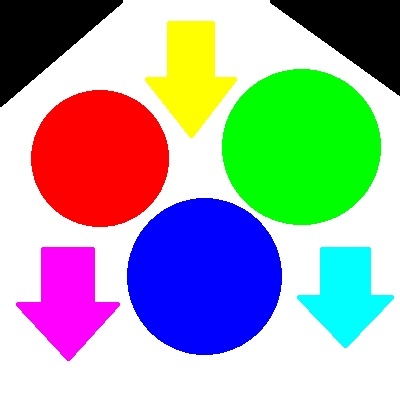
#> input picture Ativ2Cores/cores.jpg, 400 x 400 px
$ python cores.py
#> lines starting #> are read from the running program, lines starting #| are printed output that depends on the picture
# -*- coding: utf-8 -*-
"""
Created on Thu Sep 06 21:56:56 2018

@author: paulo mendes
"""
import cv2, os
import numpy as np
B = 0
G = 1
R = 2
############De RGB para CMY#################
def RGBtoCMY(imgRGB):
    rows = imgRGB.shape[0]
    cols = imgRGB.shape[1]

    imgCMY = imgRGB.copy()

    for i in range(rows):
        for j in range(cols):
            C = 255 - imgRGB[i,j][R]
            M = 255 - imgRGB[i,j][G]
            Y = 255 - imgRGB[i,j][B]

            imgCMY[i,j][R] = C
            imgCMY[i,j][G] = M
            imgCMY[i,j][B] = Y
    return imgCMY
############De RGB para YCrCb#################
def RGBtoYCrCb(imgRGB, delta):
    rows = imgRGB.shape[0]
    cols = imgRGB.shape[1]

    imgYCrCb = imgRGB.copy()

    for i in range(rows):
        for j in range(cols):
            Y = 0.299*imgRGB[i,j][R] + 0.587*imgRGB[i,j][G]+0.114*imgRGB[i,j][B]
            Cr = (imgRGB[i,j][R]-Y)*0.713+delta
            Cb = (imgRGB[i,j][B]-Y)*0.564+delta

            imgYCrCb[i,j][R] = Y
            imgYCrCb[i,j][G] = Cr
            imgYCrCb[i,j][B] = Cb
    return imgYCrCb
############De RGB para YUV#################
def RGBtoYUV(imgRGB):
    rows = imgRGB.shape[0]
    cols = imgRGB.shape[1]

    imgYUV = imgRGB.copy()

    for i in range(rows):
        for j in range(cols):
            Y = 0.299*imgRGB[i,j][R] + 0.587*imgRGB[i,j][G]+0.114*imgRGB[i,j][B]
            U = imgRGB[i,j][B] - Y
            V = imgRGB[i,j][R] - Y

            imgYUV[i,j][R] = Y
            imgYUV[i,j][G] = U
            imgYUV[i,j][B] = V

    return imgYUV
############De RGB para YIQ#################
def RGBtoYIQ(imgRGB):
    rows = imgRGB.shape[0]
    cols = imgRGB.shape[1]

    imgYIQ = imgRGB.copy()

    for i in range(rows):
        for j in range(cols):
            #Foi retirada a normalização, pois com ela a imagem ficava completamente escura.
            #imgRGB[i,j][R] = imgRGB[i,j][R]/255
            #imgRGB[i,j][G] = imgRGB[i,j][R]/255
            #imgRGB[i,j][B] = imgRGB[i,j][R]/255

            Y = 0.299*imgRGB[i,j][R] + 0.587*imgRGB[i,j][G]+0.114*imgRGB[i,j][B]
            I = 0.596*imgRGB[i,j][R] - 0.275*imgRGB[i,j][G]-0.321*imgRGB[i,j][B]
            Q = 0.212*imgRGB[i,j][R] - 0.523*imgRGB[i,j][G]+0.311*imgRGB[i,j][B]

            imgYIQ[i,j][R] = Y
            imgYIQ[i,j][G] = I
            imgYIQ[i,j][B] = Q

    return imgYIQ

###############MAIN########################
if not os.path.exists('Cores'):
    os.makedirs('Cores')
img = cv2.imread("cores.jpg", 1)
#> img is the input picture: shape (400, 400, 3); mean B, G, R 169.4, 169.5, 163.5


cv2.imwrite("Cores/RGB.jpg", img)

imgCMY = RGBtoCMY(img.copy())
#> after the loop in RGBtoCMY, `for i in range(rows):`:
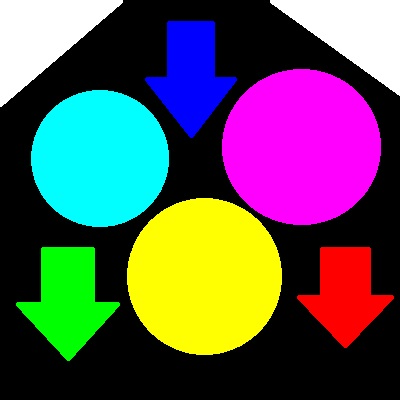
#> imgCMY: shape (400, 400, 3); mean B, G, R 85.6, 85.5, 91.5
cv2.imwrite("Cores/CMY.jpg", imgCMY)

imgYUV = RGBtoYUV(img.copy())
#> after the loop in RGBtoYUV, `for i in range(rows):`:
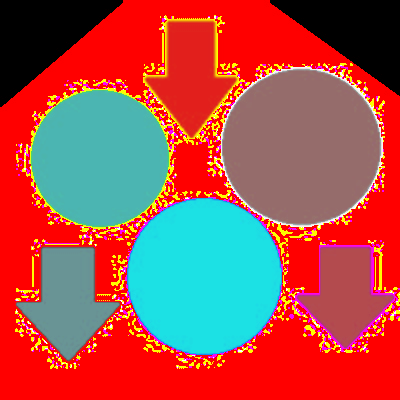
#> imgYUV: shape (400, 400, 3); mean B, G, R 73.9, 79.8, 167.3
cv2.imwrite("Cores/YUV.jpg", imgYUV)

#Para usar um delta diferente, basta descomentar o desejado.
delta = 128
#delta = 32768
#delta = 0.5
imgYCrCb = RGBtoYCrCb(img.copy(),delta)
#> after the loop in RGBtoYCrCb, `for i in range(rows):`:
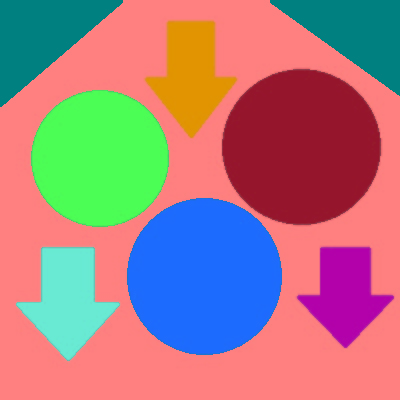
#> imgYCrCb: shape (400, 400, 3); mean B, G, R 128.7, 124.7, 167.3
cv2.imwrite("Cores/YCrCb.jpg", imgYCrCb)

imgYIQ = RGBtoYIQ(img.copy())
#> after the loop in RGBtoYIQ, `for i in range(rows):`:
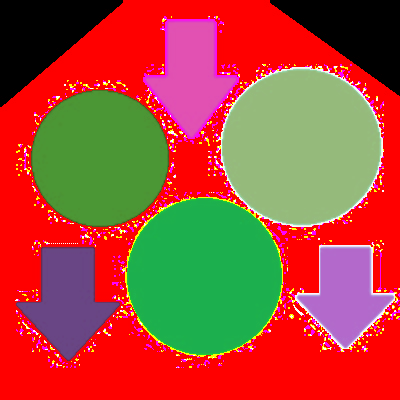
#> imgYIQ: shape (400, 400, 3); mean B, G, R 56.5, 73.9, 167.3
cv2.imwrite("Cores/YIQ.jpg", imgYIQ)
